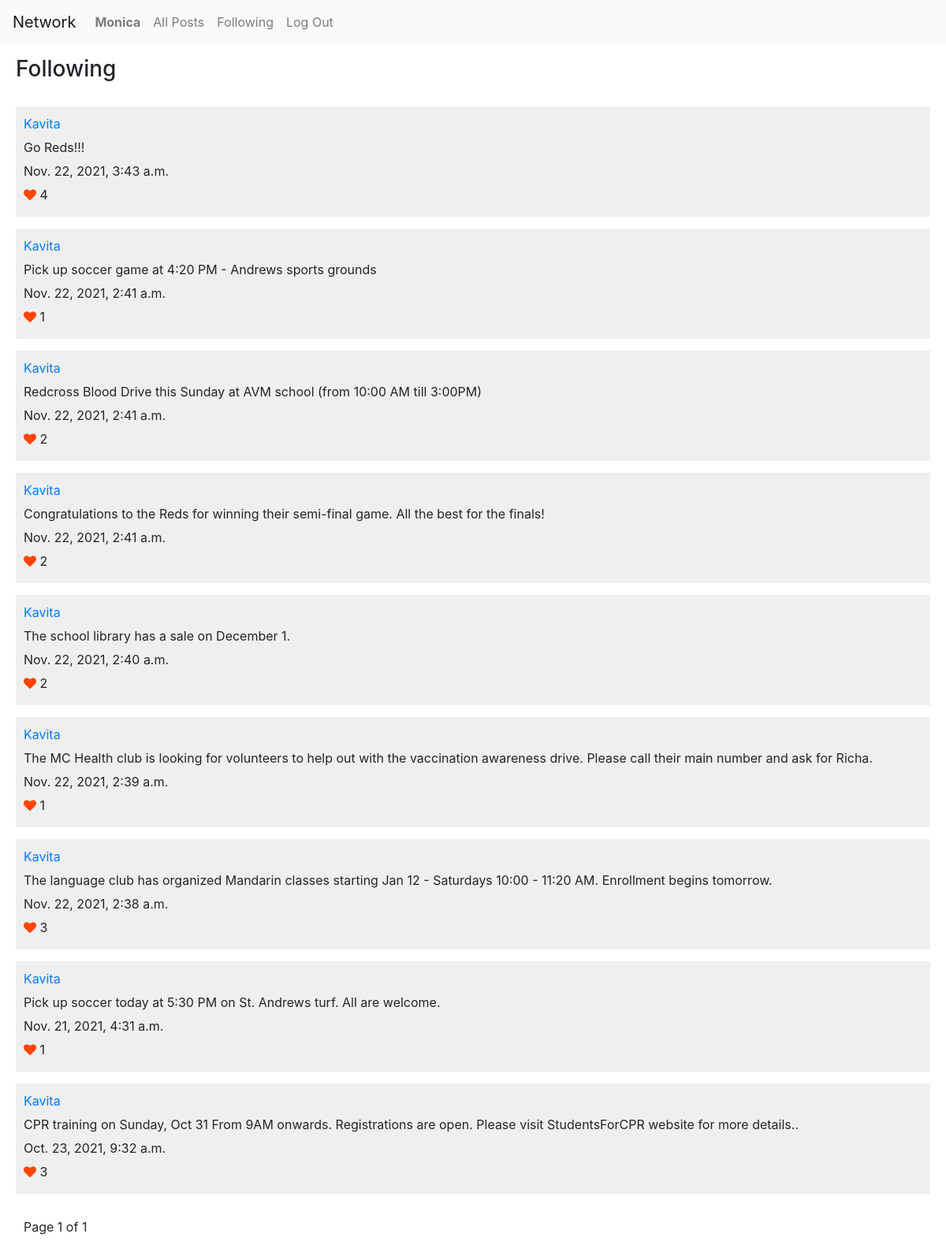
Screenshot of /following (signed in) with the database file from the repository.
### network/models.py (models this page shows, shortened)
class User(AbstractUser):
    follower_count = models.IntegerField(default=0)
    following_count = models.IntegerField(default=0)

class Post(models.Model):
    user = models.ForeignKey(User, on_delete=models.CASCADE, related_name="posts")
    content = models.CharField(max_length = 200)
    created_at = models.DateTimeField(auto_now_add=True)
    updated_at = models.DateTimeField(auto_now=True)
    likes_count = models.IntegerField(default=0)

### network/views.py (the view)
# urls.py: path("following", views.followed_users_posts, name="following"),
@login_required
def followed_users_posts(request):
    followed_users = Followers.objects.filter(user=request.user.id).values('following')
    posts = Post.objects.filter(user__in=followed_users)
    posts = posts.order_by("-created_at")
    page_obj = get_page_obj(posts, request)
    return render(request, 'network/following.html', {'page_obj': page_obj})

### network/views.py (called while the page is built)
def get_page_obj (datalist, request):
    paginator = Paginator (datalist, 10)
    page_number = request.GET.get('page')
    page_obj = paginator.get_page(page_number)
    return page_obj

### network/templates/network/following.html (shortened to what this page needs)
{% extends "network/layout.html" %}
{% load static %}
{% block body %}
<h3  class="page-hdr">Following</h3>
{% include "network/postsview.html" %}
{% endblock %}

### network/templates/network/layout.html (shortened to what this page needs)
{% load static %}
<!DOCTYPE html>
<html lang="en">
<head>
    <link rel="stylesheet" href="https://stackpath.bootstrapcdn.com/bootstrap/4.4.1/css/bootstrap.min.css">
    <link href="{% static 'network/styles.css' %}" rel="stylesheet">
    <link rel="stylesheet" href="https://cdnjs.cloudflare.com/ajax/libs/font-awesome/4.7.0/css/font-awesome.min.css">
</head>
<body>
    <nav class="navbar navbar-expand-lg navbar-light bg-light">
        <a class="navbar-brand" href="{% url 'index' %}">Network</a>
        <div>
            <ul class="navbar-nav mr-auto">
                {% if user.is_authenticated %}
                <li class="nav-item">
                    <a class="nav-link" href="{% url 'profile'  user.id %}"><strong>{{ user.username }}</strong></a>
                </li>
                {% endif %}
                <li class="nav-item">
                    <a class="nav-link" href="{% url 'index' %}">All Posts</a>
                </li>
                {% if user.is_authenticated %}
                <li class="nav-item">
                    <a class="nav-link" href="{% url 'following' %}">Following</a>
                </li>
                <li class="nav-item">
                    <a class="nav-link" href="{% url 'logout' %}">Log Out</a>
                </li>
                {% endif %}
            </ul>
        </div>
    </nav>
    <div class="body">
        {% block body %}
        {% endblock %}
    </div>
</body>
</html>

### network/templates/network/postsview.html (shortened to what this page needs)
﻿<div id="posts-view">
    <div id="posts">
        {% for post in page_obj %}
        <div class="post">
            <a href="{% url 'profile'  post.user.id %}">{{ post.user.username }}</a><br>
            <div name="post_read_view">
                <span class="content">{{ post.content }}</span>
            </div>
            <span class="created_at">{{ post.created_at }}</span><br>
            <i class="fa fa-heart like_toggle"  name ="like_icon" data-pid="{{post.id}}" style="color:orangered"></i> <span class="likes_count">{{ post.likes_count }}</span><br>
        </div>
        {% endfor %}
    </div>
    <ul class="pagination">
            <li class="page-item" style="display: inline-flex; align-items: center;">
                Page {{ page_obj.number }} of {{ page_obj.paginator.num_pages }}
            </li>
    </ul>
</div>

### network/static/network/styles.css (style rules this page uses)
.page-hdr { margin-top:15px; margin-bottom: 20px; margin-left: 20px; display: inline-block; }
#posts, #new-post { margin-left: 20px; margin-top: 10px; margin-right: 20px; }
.post { margin-bottom: 15px; background-color:#efefef; padding:10px; }
.post a, .post span { display: inline-block; margin-bottom: 6px; }
.pagination { margin:30px; }
.like_toggle { cursor: pointer; }

### rows the page displays
User: username "Monica"
Post: user.username "Kavita", content "Go Reds!!!", created_at "Nov. 22, 2021, 3:43 a.m.", likes_count "4"
Post: user.username "Kavita", content "Pick up soccer game at 4:20 PM - Andrews sports grounds", created_at "Nov. 22, 2021, 2:41 a.m.", likes_count "1"
Post: user.username "Kavita", content "Redcross Blood Drive this Sunday at AVM school (from 10:00 AM till 3:00PM)", created_at "Nov. 22, 2021, 2:41 a.m.", likes_count "2"
Post: user.username "Kavita", content "Congratulations to the Reds for winning their semi-final game. All the best for the finals!", created_at "Nov. 22, 2021, 2:41 a.m.", likes_count "2"
Post: user.username "Kavita", content "The school library has a sale on December 1.", created_at "Nov. 22, 2021, 2:40 a.m.", likes_count "2"
Post: user.username "Kavita", content "The MC Health club is looking for volunteers to help out with the vaccination awareness drive. Please call their main number and ask for Richa.", created_at "Nov. 22, 2021, 2:39 a.m.", likes_count "1"
Post: user.username "Kavita", content "The language club has organized Mandarin classes starting Jan 12 - Saturdays 10:00 - 11:20 AM. Enrollment begins tomorrow.", created_at "Nov. 22, 2021, 2:38 a.m.", likes_count "3"
Post: user.username "Kavita", content "Pick up soccer today at 5:30 PM on St. Andrews turf. All are welcome.", created_at "Nov. 21, 2021, 4:31 a.m.", likes_count "1"
Post: user.username "Kavita", content "CPR training on Sunday, Oct 31 From 9AM onwards. Registrations are open. Please visit StudentsForCPR website for more details..", created_at "Oct. 23, 2021, 9:32 a.m.", likes_count "3"

### other values shown
{{ page_obj.number }} "1"
{{ page_obj.paginator.num_pages }} "1"
